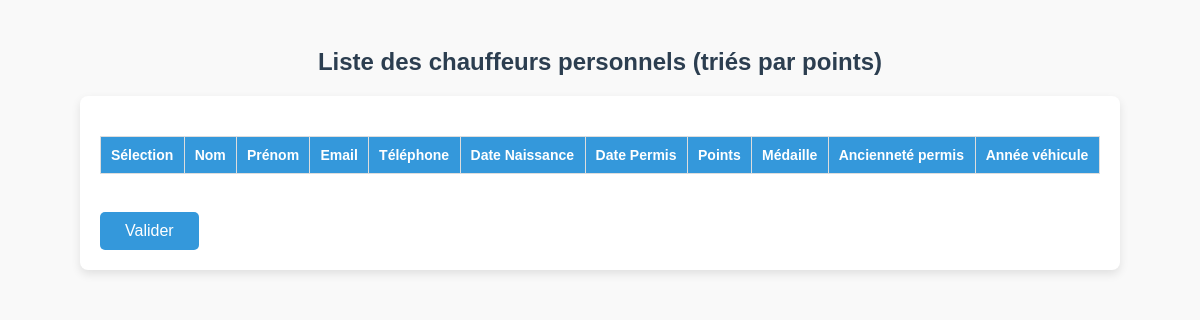
Page /client/select.php on the earlier database version.
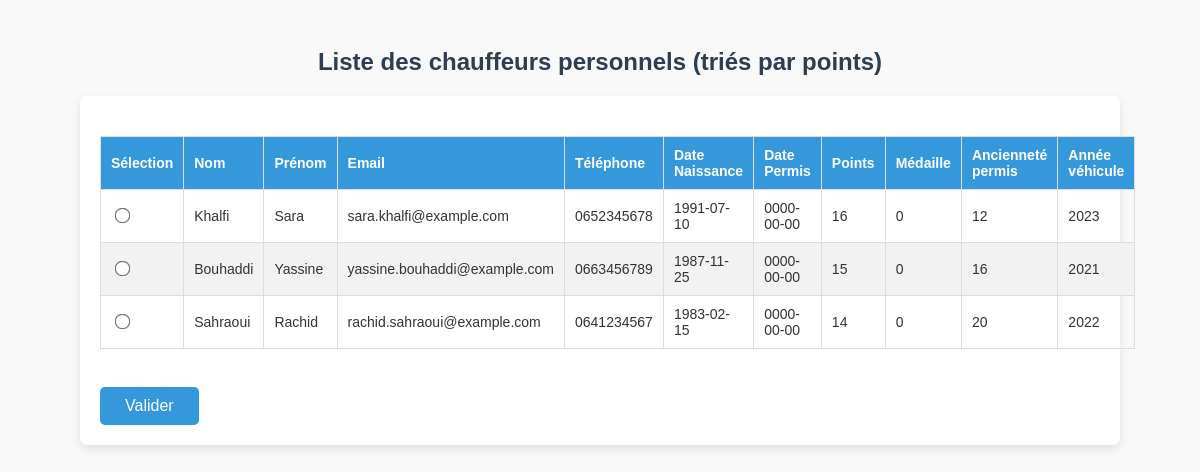
Same page on the later database version.
### tables this page shows
CREATE TABLE `chauffeur` (
  `id_user` int(11) NOT NULL,
  `date_permis` date DEFAULT NULL,
  `id_ligne` int(11) DEFAULT NULL,
  `points` int(11) DEFAULT 0,
  `medaille` varchar(50) DEFAULT NULL,
  `anciennete_permis` int(11) DEFAULT 0,
  `annee_vehicule` int(11) DEFAULT 0,
  `type_vehicule` varchar(50) NOT NULL,
  `ligne_bus` varchar(50) NOT NULL
);

CREATE TABLE `utilisateur` (
  `id_user` int(11) NOT NULL,
  `nom` varchar(100) DEFAULT NULL,
  `prenom` varchar(100) DEFAULT NULL,
  `email` varchar(150) DEFAULT NULL,
  `telephone` varchar(20) DEFAULT NULL,
  `mot_de_passe` varchar(255) DEFAULT NULL,
  `date_naissance` date DEFAULT NULL
);

### client/chauffeur_select.php (called while the page is built)
<?php
class Chauffeur {
    private mysqli $db;
    public function __construct(mysqli $db) {
        $this->db = $db;
    }
    public function getChauffeursPersonnel() {
        $sql = "SELECT u.id_user AS id, u.nom, u.prenom, u.email, u.telephone, u.date_naissance,
                       c.date_permis, c.points, c.medaille, c.anciennete_permis, c.annee_vehicule, c.type_vehicule
                FROM utilisateur u
                JOIN chauffeur c ON u.id_user = c.id_user
                WHERE c.type_vehicule = 'personnel'
                ORDER BY c.points DESC";
        return $this->db->query($sql);
    }
}

### client/select.php (the view, shortened to what this page needs)
<?php
require_once __DIR__ . '/chauffeur_select.php';
$database = new Database();
$db = $database->connect();
$chauffeurObj = new Chauffeur($db);
$result = $chauffeurObj->getChauffeursPersonnel();
?>
<!DOCTYPE html>
<html lang="fr">
<head>
</head>
<body>
<h2>Liste des chauffeurs personnels (triés par points)</h2>
<form action="traitement.php" method="post">
    <table>
        <thead>
            <tr>
                <th>Sélection</th>
                <th>Nom</th>
                <th>Prénom</th>
                <th>Email</th>
                <th>Téléphone</th>
                <th>Date Naissance</th>
                <th>Date Permis</th>
                <th>Points</th>
                <th>Médaille</th>
                <th>Ancienneté permis</th>
                <th>Année véhicule</th>
            </tr>
        </thead>
        <tbody>
            <?php while ($row = $result->fetch_assoc()) { ?>
                <tr>
                    <td>
                        <input type="radio" name="chauffeur_id" value="<?= htmlspecialchars($row['id']) ?>" required>
                    </td>
                    <td><?= htmlspecialchars($row['nom']) ?></td>
                    <td><?= htmlspecialchars($row['prenom']) ?></td>
                    <td><?= htmlspecialchars($row['email']) ?></td>
                    <td><?= htmlspecialchars($row['telephone']) ?></td>
                    <td><?= htmlspecialchars($row['date_naissance']) ?></td>
                    <td><?= htmlspecialchars($row['date_permis']) ?></td>
                    <td><?= htmlspecialchars($row['points']) ?></td>
                    <td><?= htmlspecialchars($row['medaille']) ?></td>
                    <td><?= htmlspecialchars($row['anciennete_permis']) ?></td>
                    <td><?= htmlspecialchars($row['annee_vehicule']) ?></td>
                </tr>
            <?php } ?>
        </tbody>
    </table>
    <br>
    <button type="submit">Valider</button>
</form>
</body>
</html>

### client/select.php (style rules this page uses)
table { border-collapse: collapse; width: 100%; margin-top: 20px; }
th, td { border: 1px solid #ccc; padding: 8px; text-align: left; }
th { background-color: #f4f4f4; }
body { font-family: Arial, sans-serif; background-color: #f9f9f9; padding: 20px; color: #333; }
h2 { text-align: center; color: #2c3e50; }
form { max-width: 1000px; margin: 0 auto; background-color: #fff; padding: 20px; border-radius: 8px; box-shadow: 0 4px 10px rgba(0,0,0,0.1); }
th, td { border: 1px solid #ddd; padding: 10px; text-align: left; font-size: 14px; }
th { background-color: #3498db; color: white; font-weight: 600; }
tr:nth-child(even) { background-color: #f2f2f2; }
input[type="radio"] { transform: scale(1.2); cursor: pointer; }
button { margin-top: 20px; padding: 10px 25px; background-color: #3498db; color: white; border: none; border-radius: 5px; font-size: 16px; cursor: pointer; transition: all 0.3s ease; }

Differences in the rows shown:
added chauffeur: id_user.nom "Khalfi", id_user.prenom "Sara", id_user.email "sara.khalfi@example.com", id_user.telephone "0652345678", id_user.date_naissance "1991-07-10", date_permis "0000-00-00", points "16", medaille "0", anciennete_permis "12", annee_vehicule "2023"
added chauffeur: id_user.nom "Bouhaddi", id_user.prenom "Yassine", id_user.email "yassine.bouhaddi@example.com", id_user.telephone "0663456789", id_user.date_naissance "1987-11-25", date_permis "0000-00-00", points "15", medaille "0", anciennete_permis "16", annee_vehicule "2021"
added chauffeur: id_user.nom "Sahraoui", id_user.prenom "Rachid", id_user.email "rachid.sahraoui@example.com", id_user.telephone "0641234567", id_user.date_naissance "1983-02-15", date_permis "0000-00-00", points "14", medaille "0", anciennete_permis "20", annee_vehicule "2022"
